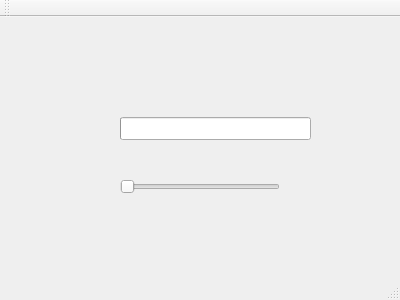
<?xml version="1.0" encoding="UTF-8"?>
<ui version="4.0">
 <class>MainWindow</class>
 <widget class="QMainWindow" name="MainWindow">
  <property name="geometry">
   <rect>
    <x>0</x>
    <y>0</y>
    <width>400</width>
    <height>300</height>
   </rect>
  </property>
  <property name="windowTitle">
   <string>MainWindow</string>
  </property>
  <widget class="QWidget" name="centralWidget">
   <widget class="QSlider" name="horizontalSlider">
    <property name="geometry">
     <rect>
      <x>120</x>
      <y>160</y>
      <width>160</width>
      <height>19</height>
     </rect>
    </property>
    <property name="orientation">
     <enum>Qt::Horizontal</enum>
    </property>
   </widget>
   <widget class="QProgressBar" name="progressBar">
    <property name="geometry">
     <rect>
      <x>120</x>
      <y>100</y>
      <width>191</width>
      <height>23</height>
     </rect>
    </property>
   </widget>
  </widget>
  <widget class="QMenuBar" name="menuBar">
   <property name="geometry">
    <rect>
     <x>0</x>
     <y>0</y>
     <width>400</width>
     <height>21</height>
    </rect>
   </property>
  </widget>
  <widget class="QToolBar" name="mainToolBar">
   <attribute name="toolBarArea">
    <enum>TopToolBarArea</enum>
   </attribute>
   <attribute name="toolBarBreak">
    <bool>false</bool>
   </attribute>
  </widget>
  <widget class="QStatusBar" name="statusBar"/>
 </widget>
 <layoutdefault spacing="6" margin="11"/>
 <resources/>
 <connections/>
</ui>
